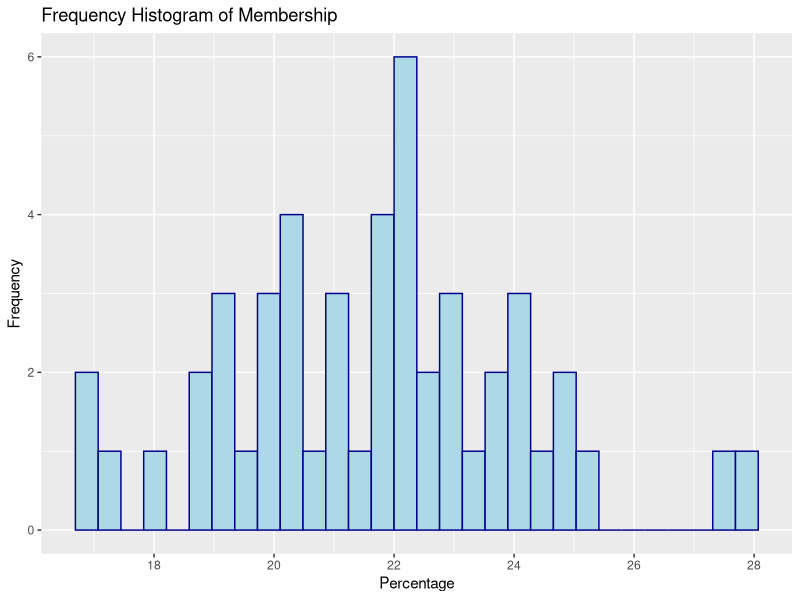
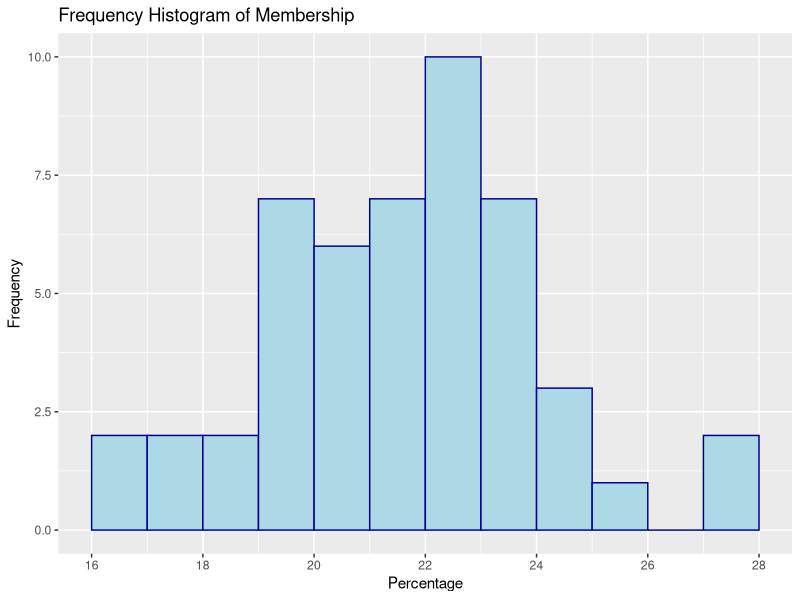
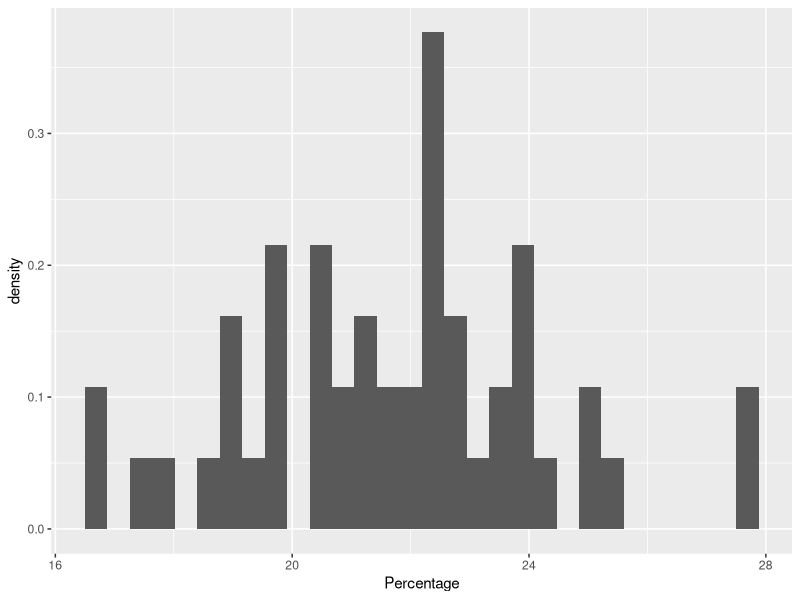

Reproduce these figures in R, in order.
## ---- chunk 1
library(tidyverse)
## ---- chunk 2
# import the data
membership <- read.csv(file = "../data/membership.csv"); head(membership)
## ---- chunk 3
ggplot(data = membership) +
  geom_histogram(
    mapping = aes(x = Percentage),
    color = "darkblue",
    fill = "lightblue",
    boundary = 0) +  # Bin position specifiers
  scale_x_continuous(
    breaks = seq(16, 30, 2)) +
  labs(
    title = "Frequency Histogram of Membership",
    y = "Frequency")
## ---- chunk 4
ggplot(data = membership) +
  geom_histogram(
    mapping = aes(x = Percentage),
    color = "darkblue",
    fill = "lightblue",
    boundary = 0,  # Bin position specifiers
    binwidth = 1) +  # set the bin width
  scale_x_continuous(
    breaks = seq(16, 30, 2)) +
  labs(
    title = "Frequency Histogram of Membership",
    y = "Frequency")
## ---- chunk 5
ggplot(data = membership) +
  geom_histogram(mapping = aes(x = Percentage, y=..density..))
